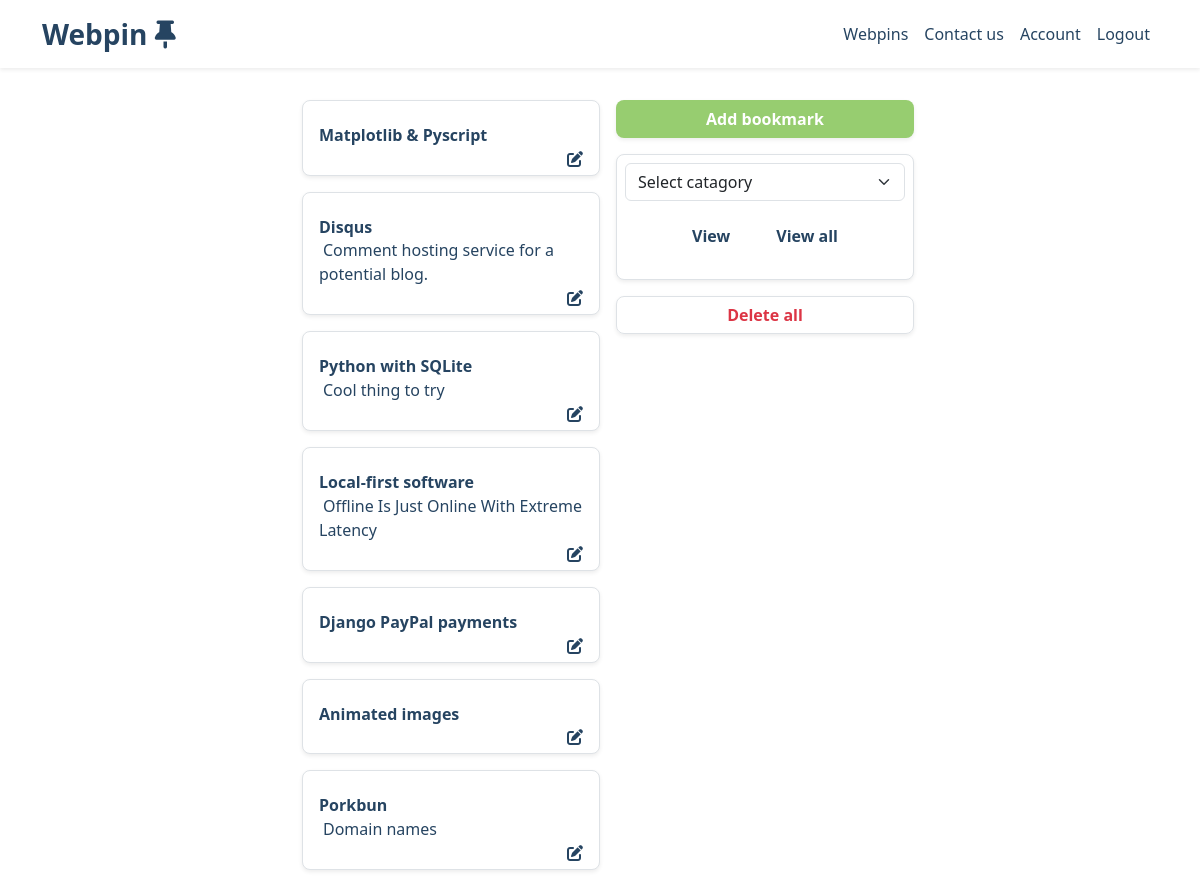
The app's page /bookmarks (signed in, upper part), older data.
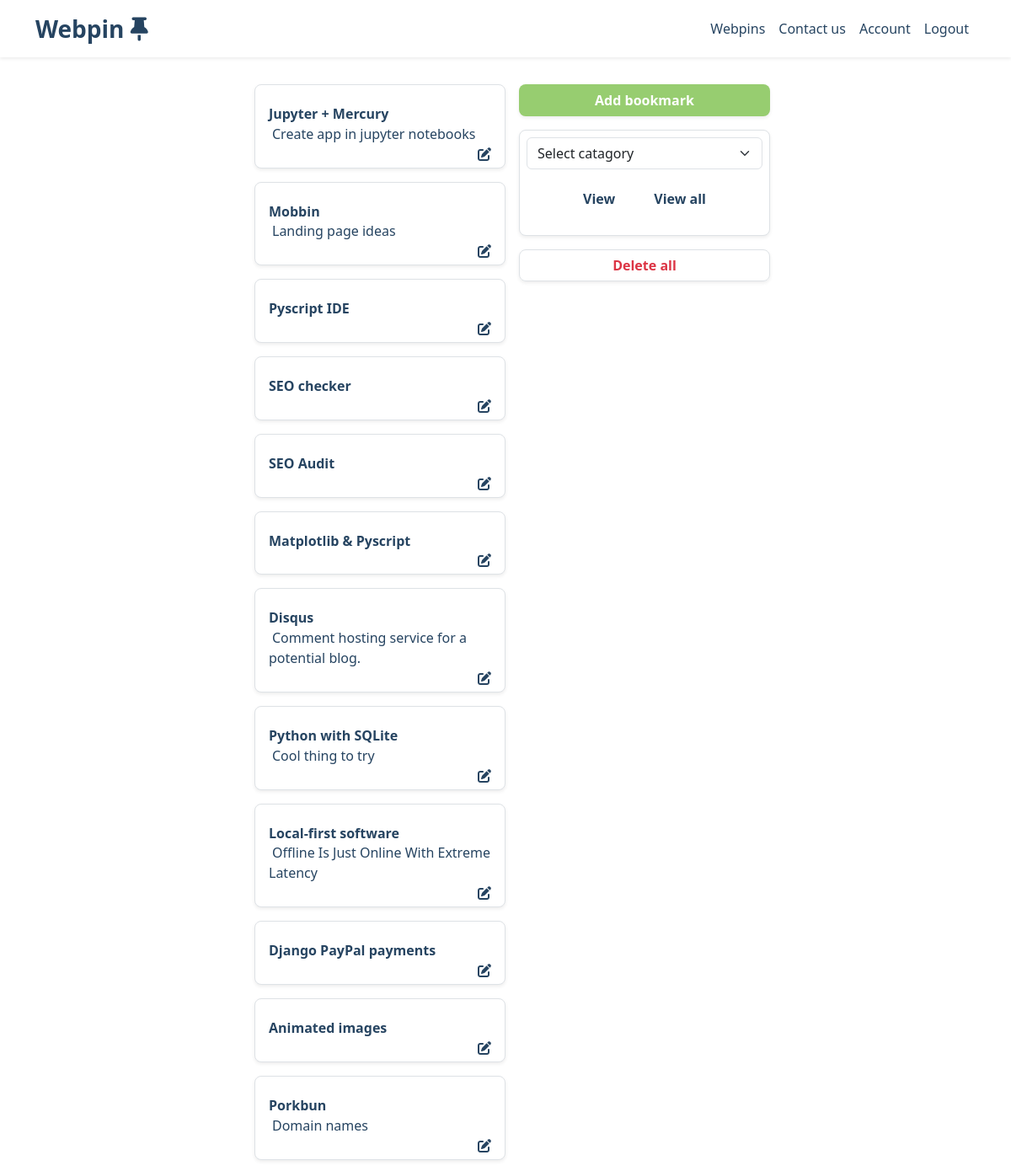
The same page, newer data.
### bookmarks_main/models.py (models this page shows, shortened)
class Saved_Bookmarks(models.Model):
    bookmark_title = models.CharField(max_length=500, null=True, blank=False)
    bookmark_address = models.CharField(max_length=1_000)
    bookmark_notes = models.CharField(max_length=100_000, null=True, blank=False)
    bookmark_catagory = models.CharField(max_length=250, null=True, blank=False)
    bookmark_save_date = models.DateTimeField(auto_now_add=True)
    author = models.ForeignKey(User, on_delete=models.CASCADE)

### bookmarks_main/views.py (the view, shortened to what this page needs)
# urls.py: path('bookmarks', views.userhome, name='home-page'),
@login_required(login_url="/members/login_user")
def userhome(request):
    context = {}
    bookmarks = Saved_Bookmarks.objects.filter(author=request.user.id).order_by('-bookmark_save_date')
    all_user_bookmarks = Saved_Bookmarks.objects.filter(author=request.user.id)
    all_user_bookmarks_list = list(all_user_bookmarks)
    if len(all_user_bookmarks_list) >= 1: context['all_user_bookmarks_list'] = True
    if request.method == 'POST' and 'delete_all_bookmarks' in request.POST:
        all_user_bookmarks.delete()
        return redirect(request.META['HTTP_REFERER'])
    context['bookmarks'] = bookmarks
    if bookmarks.exists():
        context['bookmark_exist'] = 'User has bookmarks'
    bookmark_list = [bookmark for bookmark in bookmarks]
    catagories = list(set([entry.bookmark_catagory for entry in bookmark_list if entry.bookmark_catagory != '']))
    context['catagories'] = catagories
    return render(request, 'bookmarks_main/index.html', context)

### bookmarks_main/templates/bookmarks_main/index.html (shortened to what this page needs)
{% extends './template.html' %}
{% block content %}
    {% if user.is_authenticated %}
    <div class="row mb-3 d-flex justify-content-center">
        <div class="col-lg-3 col-md-6 order-lg-2">
            <form method="post" id="anchor">
                <div class="row">
                <button class="btn mt-3 rounded-3 shadow-sm fw-bold" style="background-color: rgb(151,205,112); color:white;" type="button" data-bs-toggle="collapse" data-bs-target="#collapseExample" aria-expanded="false" aria-controls="collapseExample">
                    Add bookmark
                </button>
                </div>
            </form>
            <form method="post">
                <div class="row mt-3 p-2 bg-white shadow-sm border rounded-3">
                    <select class="form-select" aria-label="Default select example" name="selected_bookmark_catagory" value="Select catagory">
                        <option selected>Select catagory</option>
                    </select>
                    <p class="text-center mt-3">
                    <input class="btn me-3 fw-bold" type="submit" name="select_catagory" value="View" style="color: #264461;">
                    <form method="post">
                    <input class="btn fw-bold" type="submit" name="view_all" value="View all" style="color: #264461;">
                    </p>
                </form>
                </div>
            {% if all_user_bookmarks_list %}
              <div class="row mt-3">
                <button class="btn fw-bold rounded-3 shadow-sm border text-danger" type="button" data-bs-toggle="modal" data-bs-target="#DeleteAllBookmarksModal">Delete all</button>
              </div>
            {% endif %}
        </div>
            {% if bookmark_exist %}
            {% else %}
                {% load static %}
            {% endif %}
        {% if bookmark_exist %}
            <div class="col-lg-3 col-md-6 order-lg-1 order-md-1 ms-3 me-3">
                {% if user.is_authenticated %}
                    {% for bookmark in bookmarks %}
                        <form method="post">
                                <a href="{{bookmark.bookmark_address}}" target="_blank" rel="noopener noreferrer" style="text-decoration: none; color: #264461">
                                    <div class="row p-1 mt-3 bg-white d-flex align-items-center shadow-sm border rounded-3">
                                        <div class="row mt-3">
                                            <div class="col-auto">
                                                <span class="align-middle fw-bold">{{bookmark.bookmark_title}}</span>
                                            </div>
                                        </div>
                                        {% if bookmark.bookmark_notes %}
                                        <div class="row">
                                            <div class="col-auto text-break overflow-auto">
                                                <span class="ms-1 mt-1" style="max-height:25px;">{{bookmark.bookmark_notes}}</span>
                                            </div>
                                        </div>
                                        {% endif %}
                                        <div class="row-auto">
                                                <div class="text-end">
                                                    <a href="{% url 'edit-bookmark' bookmark.id %}" style="color: #264461"><i class="fa-solid fa-pen-to-square"></i></a>
                                                </div>
                                        </div>
                                    </div>
                                </a>
                        </form>
                    {% endfor %}
            </div>
        {% endif %}
        {% endif %}
    {% else %}
        <p class="text-danger">You must be logged in to see this content</p>
    {% endif %}
{% endblock %}

Row changes from the older to the newer data that the page shows:
added Saved_Bookmarks: bookmark_title "Jupyter + Mercury", bookmark_notes "Create app in jupyter notebooks"
added Saved_Bookmarks: bookmark_title "Mobbin", bookmark_notes "Landing page ideas"
added Saved_Bookmarks: bookmark_title "Pyscript IDE"
added Saved_Bookmarks: bookmark_title "SEO checker"
added Saved_Bookmarks: bookmark_title "SEO Audit"
